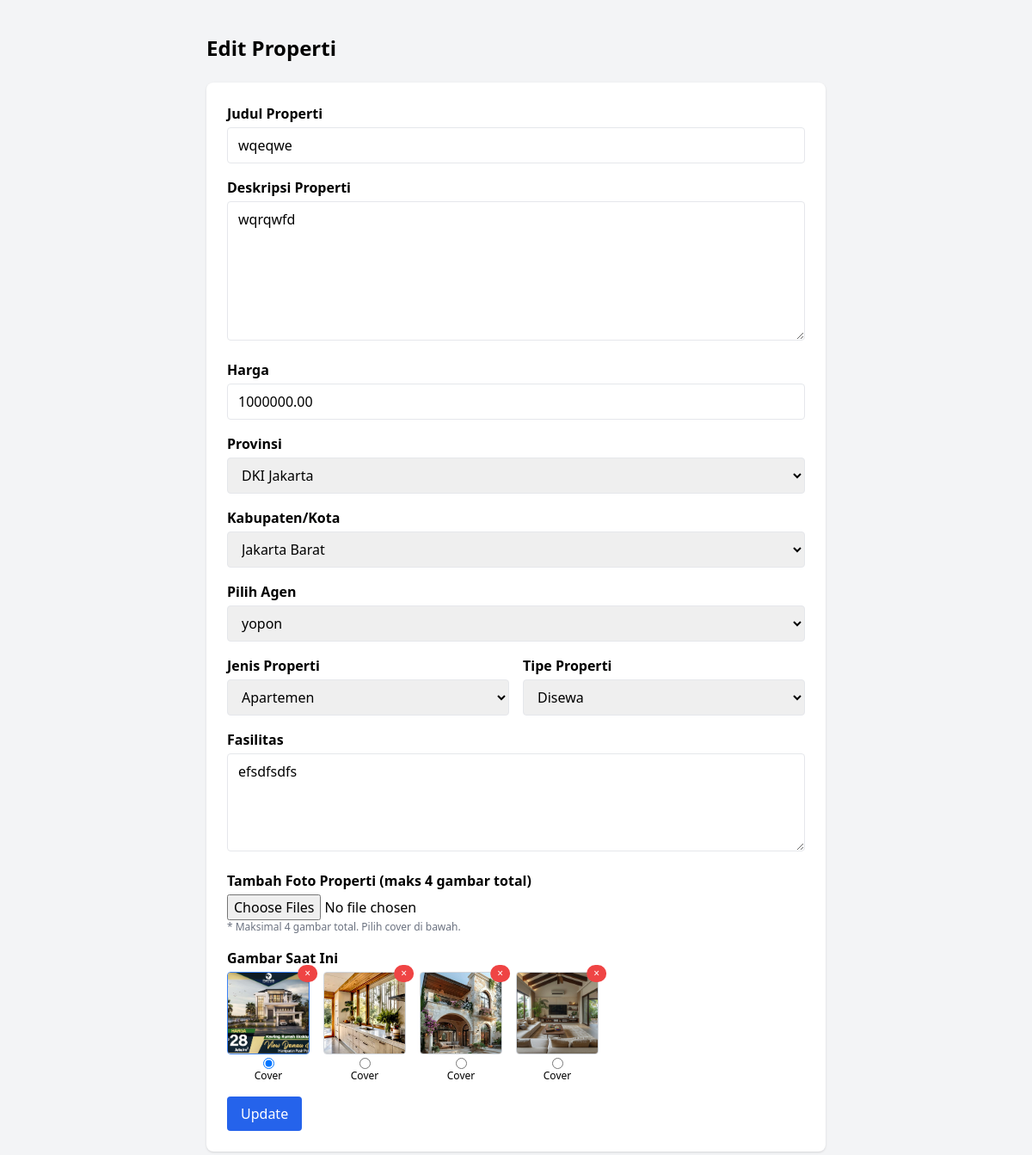
The app's page /admin/edit_property.php?id=44 with its own data.
### tables this page shows
CREATE TABLE `properties` (
  `id` int(11) NOT NULL,
  `id_properti` varchar(50) DEFAULT NULL,
  `title` varchar(100) NOT NULL,
  `description` text NOT NULL,
  `price` decimal(10,2) NOT NULL,
  `province` varchar(100) DEFAULT NULL,
  `regency` varchar(100) DEFAULT NULL,
  `district_or_area` varchar(100) DEFAULT NULL,
  `image` varchar(255) DEFAULT NULL,
  `created_at` timestamp NOT NULL DEFAULT current_timestamp(),
  `property_type` enum('for_sale','for_rent') NOT NULL DEFAULT 'for_sale',
  `property_kind` varchar(50) DEFAULT NULL,
  `tipe_properti` varchar(50) DEFAULT NULL,
  `luas_tanah` varchar(50) DEFAULT NULL,
  `luas_bangunan` varchar(50) DEFAULT NULL,
  `arah_bangunan` varchar(50) DEFAULT NULL,
  `jenis_bangunan` varchar(50) DEFAULT NULL,
  `jumlah_lantai` varchar(50) DEFAULT NULL,
  `kamar_tidur` varchar(50) DEFAULT NULL,
  `kamar_pembantu` varchar(50) DEFAULT NULL,
  `kamar_mandi` varchar(50) DEFAULT NULL,
  `daya_listrik` varchar(50) DEFAULT NULL,
  `saluran_air` varchar(50) DEFAULT NULL,
  `jalur_telepon` varchar(50) DEFAULT NULL,
  `interior` varchar(50) DEFAULT NULL,
  `garasi_parkir` varchar(50) DEFAULT NULL,
  `sertifikat` varchar(50) DEFAULT NULL,
  `view_count` int(11) DEFAULT 0,
  `agent_id` int(11) DEFAULT NULL,
  `facilities` text DEFAULT NULL,
  `is_featured` tinyint(1) DEFAULT 0
);

CREATE TABLE `provinces` (
  `id` int(11) NOT NULL,
  `name` varchar(100) NOT NULL
);

CREATE TABLE `regencies` (
  `id` int(11) NOT NULL,
  `province_id` int(11) NOT NULL,
  `name` varchar(100) NOT NULL
);

CREATE TABLE `agents` (
  `id` int(11) NOT NULL,
  `name` varchar(255) NOT NULL,
  `company` varchar(100) DEFAULT NULL,
  `rating` decimal(3,1) DEFAULT 4.5,
  `total_deals` int(11) DEFAULT 0,
  `phone_number` varchar(50) NOT NULL,
  `email` varchar(255) DEFAULT NULL,
  `photo_path` varchar(255) DEFAULT NULL,
  `created_at` timestamp NOT NULL DEFAULT current_timestamp()
);

CREATE TABLE `property_images` (
  `id` int(11) NOT NULL,
  `property_id` int(11) NOT NULL,
  `image_path` varchar(255) NOT NULL,
  `is_main` tinyint(1) NOT NULL DEFAULT 0
);

### admin/edit_property.php (the view, shortened to what this page needs)
<?php
require_once $_SERVER['DOCUMENT_ROOT'] . '/LatuaGroup/includes/db_connect.php';
$id = $_GET['id'] ?? null;
$stmt = $pdo->prepare("SELECT * FROM properties WHERE id = ?");
$stmt->execute([$id]);
$property = $stmt->fetch(PDO::FETCH_ASSOC);
$provinces = $pdo->query("SELECT id, name FROM provinces ORDER BY name ASC")->fetchAll(PDO::FETCH_ASSOC);
$agents = $pdo->query("SELECT id, name FROM agents ORDER BY name ASC")->fetchAll(PDO::FETCH_ASSOC);
$currentProvinceId = $pdo->prepare("SELECT id FROM provinces WHERE name = ? LIMIT 1");
$currentProvinceId->execute([$property['province']]);
$provRow = $currentProvinceId->fetch();
$currentProvinceId = $provRow ? $provRow['id'] : null;
$regencies = [];
if ($currentProvinceId) {
    $stmtReg = $pdo->prepare("SELECT name FROM regencies WHERE province_id = ? ORDER BY name ASC");
    $stmtReg->execute([$currentProvinceId]);
    $regencies = $stmtReg->fetchAll(PDO::FETCH_ASSOC);
}
$stmtImg = $pdo->prepare("SELECT * FROM property_images WHERE property_id = ? ORDER BY is_main DESC, id ASC");
$stmtImg->execute([$id]);
$images = $stmtImg->fetchAll(PDO::FETCH_ASSOC);
?>
<!DOCTYPE html>
<html lang="id">
<head>
  <script src="https://cdn.tailwindcss.com"></script>
</head>
<body class="bg-gray-100 font-sans">
  <div class="max-w-3xl mx-auto py-10 px-6">
    <h1 class="text-2xl font-semibold mb-6">Edit Properti</h1>
    <form method="POST" enctype="multipart/form-data" class="space-y-4 bg-white p-6 rounded-lg shadow">
      <div>
        <label class="block mb-1 font-semibold">Judul Properti</label>
        <input type="text" name="title" value="<?= htmlspecialchars($property['title']) ?>" class="w-full border px-3 py-2 rounded" required>
      </div>
      <div>
        <label class="block mb-1 font-semibold">Deskripsi Properti</label>
        <textarea name="description" class="w-full border px-3 py-2 rounded" rows="6" required><?= htmlspecialchars($property['description']) ?></textarea>
      </div>
      <div>
        <label class="block mb-1 font-semibold">Harga</label>
        <input type="number" name="price" value="<?= htmlspecialchars($property['price']) ?>" class="w-full border px-3 py-2 rounded" required>
      </div>
      <div>
        <label class="block mb-1 font-semibold">Provinsi</label>
        <select id="province" name="province" class="w-full border px-3 py-2 rounded" required>
          <?php foreach ($provinces as $prov): ?>
            <option value="<?= $prov['id'] ?>" <?= $property['province'] === $prov['name'] ? 'selected' : '' ?>>
              <?= htmlspecialchars($prov['name']) ?>
            </option>
          <?php endforeach; ?>
        </select>
      </div>
      <div>
        <label class="block mb-1 font-semibold">Kabupaten/Kota</label>
        <select id="regency" name="regency" class="w-full border px-3 py-2 rounded" required>
          <?php foreach ($regencies as $r): ?>
            <option value="<?= htmlspecialchars($r['name']) ?>" <?= $r['name'] === $property['regency'] ? 'selected' : '' ?>>
              <?= htmlspecialchars($r['name']) ?>
            </option>
          <?php endforeach; ?>
        </select>
      </div>
      <div>
        <label class="block mb-1 font-semibold">Pilih Agen</label>
        <select name="agent_id" class="w-full border px-3 py-2 rounded" required>
          <?php foreach ($agents as $a): ?>
            <option value="<?= htmlspecialchars($a['id']) ?>" <?= $a['id'] == $property['agent_id'] ? 'selected' : '' ?>>
              <?= htmlspecialchars($a['name']) ?>
            </option>
          <?php endforeach; ?>
        </select>
      </div>
      <div class="grid grid-cols-2 gap-4">
        <div>
          <label class="block mb-1 font-semibold">Jenis Properti</label>
          <select name="property_kind" class="w-full border px-3 py-2 rounded" required>
            <?php $kinds = ['Rumah','Apartemen','Ruko','Tanah','Other']; ?>
            <?php foreach ($kinds as $k): ?>
              <option value="<?= $k ?>" <?= $property['property_kind'] === $k ? 'selected' : '' ?>><?= $k ?></option>
            <?php endforeach; ?>
          </select>
        </div>
        <div>
          <label class="block mb-1 font-semibold">Tipe Properti</label>
          <select name="property_type" class="w-full border px-3 py-2 rounded" required>
            <option value="for_rent" <?= $property['property_type']==='for_rent'?'selected':'' ?>>Disewa</option>
          </select>
        </div>
      </div>
      <div>
        <label class="block mb-1 font-semibold">Fasilitas</label>
        <textarea name="facilities" class="w-full border px-3 py-2 rounded" rows="4"><?= htmlspecialchars($property['facilities']) ?></textarea>
      </div>
      <div>
        <label class="block mb-1 font-semibold">Tambah Foto Properti (maks 4 gambar total)</label>
        <input type="file" id="images" name="images[]" accept="image/*" multiple class="w-full max-w-xs">
        <p class="text-xs text-gray-500">* Maksimal 4 gambar total. Pilih cover di bawah.</p>
      </div>
      <?php if ($images): ?>
      <div>
        <label class="block mb-1 font-semibold">Gambar Saat Ini</label>
        <div class="flex flex-wrap gap-4">
          <?php foreach ($images as $img): ?>
            <div class="flex flex-col items-center relative">
              <img src="/LatuaGroup/uploads/properties/<?= htmlspecialchars($img['image_path']) ?>"
                   class="w-24 h-24 object-cover rounded mb-1 border <?= $img['is_main'] ? 'border-blue-500' : 'border-gray-300' ?>">
              <input type="radio" name="main_image_id" value="<?= $img['id'] ?>" <?= $img['is_main'] ? 'checked' : '' ?>>
              <span class="text-xs">Cover</span>
              <a href="delete_property_image.php?id=<?= $img['id'] ?>&property_id=<?= $property['id'] ?>"
                 onclick="return confirm('Hapus gambar ini?')"
                 class="absolute top-0 right-0 bg-red-500 text-white rounded-full px-2 py-0.5 text-xs hover:bg-red-700"
                 style="transform: translate(40%, -40%);">&times;</a>
            </div>
          <?php endforeach; ?>
        </div>
      </div>
      <?php endif; ?>
      <button type="submit" class="px-4 py-2 bg-blue-600 text-white rounded hover:bg-blue-700">Update</button>
    </form>
  </div>
</body>
</html>

### records on screen
properties: title "wqeqwe", description "wqrqwfd", price "1000000.00", province "DKI Jakarta", regency "Jakarta Barat", agent_id "yopon", property_kind "Apartemen", property_type "Disewa", facilities "efsdfsdfs"
property_images: image_path (picture), is_main "☑"
property_images: image_path (picture)
property_images: image_path (picture)
property_images: image_path (picture)
